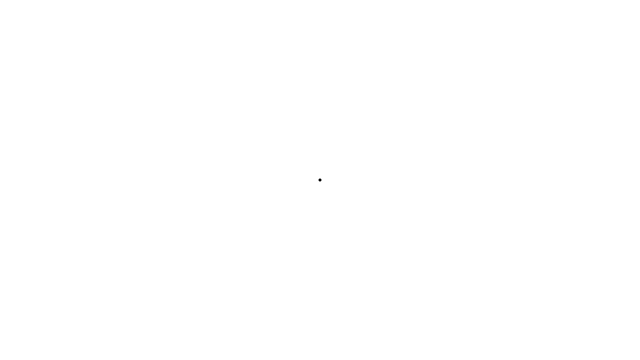
Frame 1 (no input)
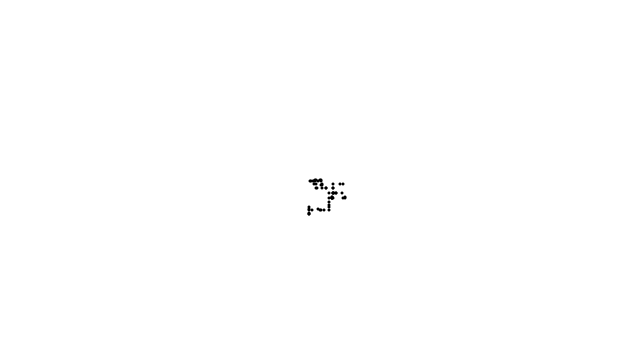
Frame 60 (the mouse pressed at the canvas centre just before this capture)
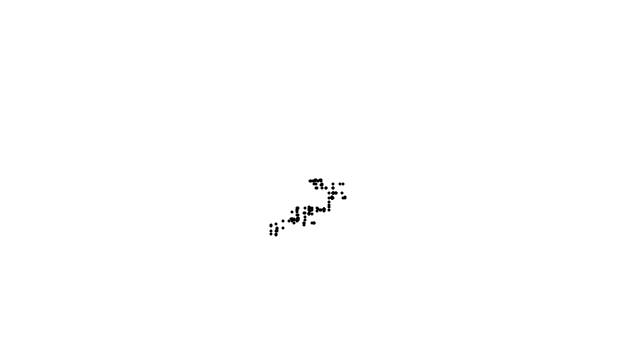
Frame 120 (the mouse held since frame 60 and released just before this capture)

The Processing sketch that drew these frames (run headless with seeded random() and noise(); from frame 60 on, the mouse is pressed at the canvas centre):

// Processing sketch: ch0_11_walker_gaussian
// ── ch0_11_walker_gaussian.pde
//
// Gaussian random walker
// ======================
//
// A Gaussian random walk is defined as one in which the step size (how far the
// object moves in a given direction) is generated with a normal distribution.
//

import java.util.Random;

class Walker {
  int x;
  int y;
  Random generator;

  Walker() {
    x = width/2;
    y = height/2;
    generator = new Random();
  }

  void display() {
    noStroke();
    fill(0);
    ellipse(x,y,3,3);
  }

  void step() {
    int choice = int(random(4));

    float num = (float) generator.nextGaussian();
    float mean = 1;
    float sd = 6;
    int stepSize = int(sd * num + mean);

    if (choice == 0) {
      x += stepSize;
    } else if (choice == 1) {
      x -= stepSize;
    } else if (choice == 2) {
      y += stepSize;
    } else {
      y -= stepSize;
    }
  }
}

Walker w;

void setup() {
  size(640,360);
  w = new Walker();
  background(255);
}

void draw() {
  w.step();
  w.display();
}
